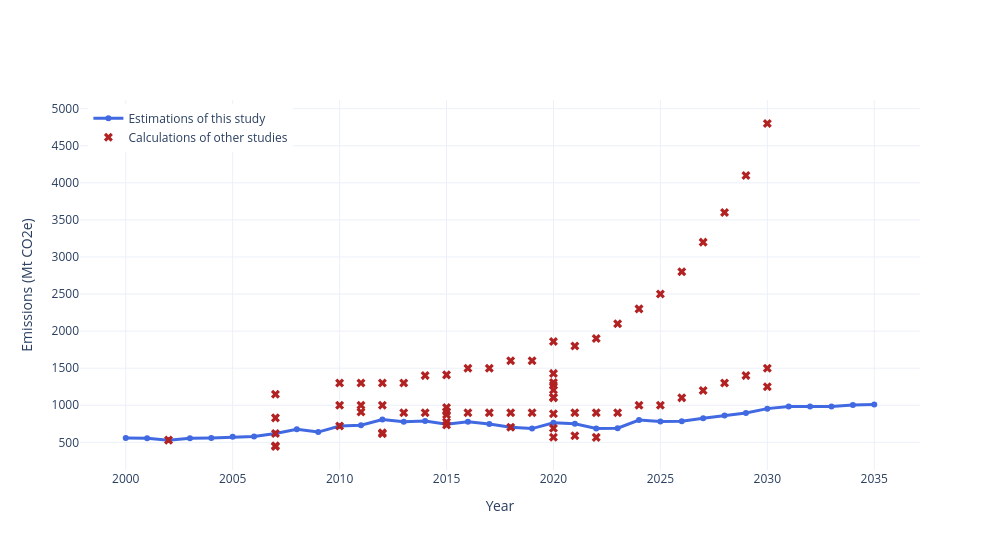

The cell this chart's notebook holds for it:
### Code cell
import plotly.graph_objects as go

# Base data
years = list(range(2000, 2036))
emissions = [
    557.0727671,
554.0266667,
530,
554.5443058,
559.735274,
573.8774421,
579.008513,
620,
676.2269222,
638.6269201,
720,
731,
808.5195876,
777.1203066,
788.7212435,
745,
778.7006785,
746.5934491,
705,
685.2728998,
763,
751.8076087,
686.7430506,
691.0703387,
800.5148174,
781.5932659,
783.6143376,
824.3642924,
861.2269711,
897.1190884,
954.7255498,
983.8999736,
984.5884773,
983.4588124,
1004.931162,
1009.88743,
]

# Scatter point data
scatter_years = [2002,
                2007, 2007, 2007, 2007, 2007,
                2010, 2010, 2010,
                2011, 2011, 2011,
                2012, 2012, 2012, 2012,
                2013, 2013,
                2014, 2014,
                2015, 2015, 2015, 2015, 2015, 2015,
                2016, 2016,
                2017, 2017, 
                2018, 2018, 2018, 
                2019, 2019,  
                2020, 2020, 2020, 2020, 2020, 2020, 2020, 2020, 2020, 2020, 
                2021, 2021, 2021,
                2022, 2022, 2022, 
                2023, 2023, 
                2024, 2024, 
                2025, 2025, 
                2026, 2026, 
                2027, 2027,
                2028, 2028, 
                2029, 2029, 
                2030, 2030, 2030
                ]
scatter_emissions = [530,
                    620, 830, 1150, 454, 444, 
                    720, 1000, 1300,
                    910, 1000, 1300,
                    630, 616, 1000, 1300,
                    900, 1300,
                    900, 1400, 
                    733, 971, 775, 873, 1410, 917,
                    900, 1500, 
                    900, 1500,
                    705, 900, 1600, 
                    900, 1600,
                    1430, 1270, 1100, 690, 1107, 1306, 1206, 887, 1860, 568,
                    589, 900, 1800,
                    567, 900, 1900,
                    900, 2100,
                    1000, 2300,
                    1000, 2500,
                    1100, 2800,
                    1200, 3200,
                    1300, 3600,
                    1400, 4100,
                    1250, 1500, 4800
                    ]

# Create the figure
fig = go.Figure()

# Line + markers plot
fig.add_trace(go.Scatter(
    x=years,
    y=emissions,
    mode='lines+markers',
    name='Estimations of this study',
    line=dict(color='royalblue', width=3),
    marker=dict(size=6)
))

# Scatter points
fig.add_trace(go.Scatter(
    x=scatter_years,
    y=scatter_emissions,
    mode='markers',
    name='Calculations of other studies',
    marker=dict(color='firebrick', size=8, symbol='x'),
    hovertemplate='Year: %{x}<br>Emissions: %{y} Mt CO2e'
))

# Layout customization
fig.update_layout(
    #title='ICT GHG Emissions (2000–2035) with Additional Data Points',
    xaxis_title='Year',
    yaxis_title='Emissions (Mt CO2e)',
    hovermode='x unified',
    template='plotly_white',
    width=1000,
    height=550,
    legend=dict(x=0.01, y=0.99)
)

fig.show()

### Figure 1 — Plotly figure (JSON) as saved in the notebook; plotly's stock layout.template omitted (floating-point values rounded to 4 significant figures)
{"data": [{"line": {"color": "royalblue", "width": 3}, "marker": {"size": 6}, "mode": "lines+markers", "name": "Estimations of this study", "type": "scatter", "x": [2000, 2001, 2002, 2003, 2004, 2005, 2006, 2007, 2008, 2009, 2010, 2011, 2012, 2013, 2014, 2015, 2016, 2017, 2018, 2019, 2020, 2021, 2022, 2023, 2024, 2025, 2026, 2027, 2028, 2029, 2030, 2031, 2032, 2033, 2034, 2035], "y": [557.1, 554.0, 530, 554.5, 559.7, 573.9, 579.0, 620, 676.2, 638.6, 720, 731, 808.5, 777.1, 788.7, 745, 778.7, 746.6, 705, 685.3, 763, 751.8, 686.7, 691.1, 800.5, 781.6, 783.6, 824.4, 861.2, 897.1, 954.7, 983.9, 984.6, 983.5, 1005.0, 1010.0]}, {"hovertemplate": "Year: %{x}<br>Emissions: %{y} Mt CO2e", "marker": {"color": "firebrick", "size": 8, "symbol": "x"}, "mode": "markers", "name": "Calculations of other studies", "type": "scatter", "x": [2002, 2007, 2007, 2007, 2007, 2007, 2010, 2010, 2010, 2011, 2011, 2011, 2012, 2012, 2012, 2012, 2013, 2013, 2014, 2014, 2015, 2015, 2015, 2015, 2015, 2015, 2016, 2016, 2017, 2017, 2018, 2018, 2018, 2019, 2019, 2020, 2020, 2020, 2020, 2020, 2020, 2020, 2020, 2020, 2020, 2021, 2021, 2021, 2022, 2022, 2022, 2023, 2023, 2024, 2024, 2025, 2025, 2026, 2026, 2027, 2027, 2028, 2028, 2029, 2029, 2030, 2030, 2030], "y": [530, 620, 830, 1150, 454, 444, 720, 1000, 1300, 910, 1000, 1300, 630, 616, 1000, 1300, 900, 1300, 900, 1400, 733, 971, 775, 873, 1410, 917, 900, 1500, 900, 1500, 705, 900, 1600, 900, 1600, 1430, 1270, 1100, 690, 1107, 1306, 1206, 887, 1860, 568, 589, 900, 1800, 567, 900, 1900, 900, 2100, 1000, 2300, 1000, 2500, 1100, 2800, 1200, 3200, 1300, 3600, 1400, 4100, 1250, 1500, 4800]}], "layout": {"height": 550, "hovermode": "x unified", "legend": {"x": 0.01, "y": 0.99}, "width": 1000, "xaxis": {"title": {"text": "Year"}}, "yaxis": {"title": {"text": "Emissions (Mt CO2e)"}}}}
